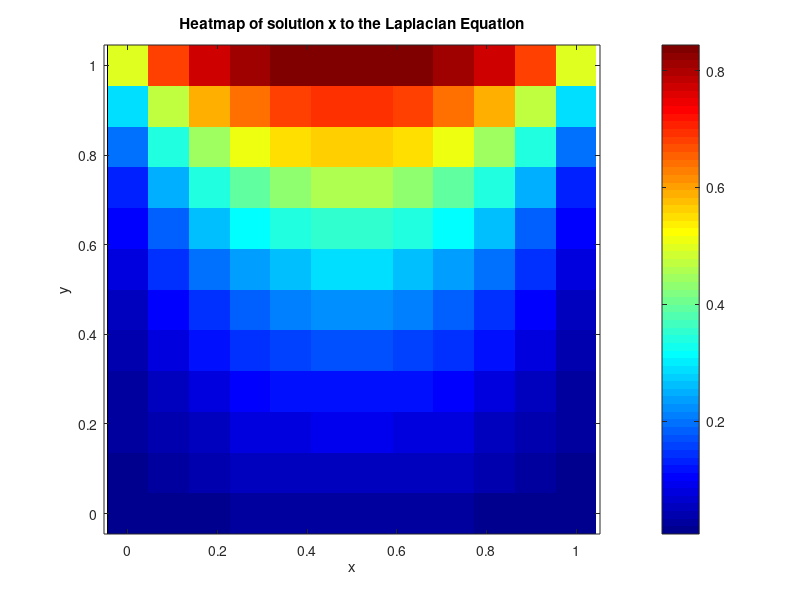

MATLAB code for this plot:
% Read flat vector from file
mat = load('x.txt');   % should have n*n entries

% Infer dimension n
n = sqrt(length(mat));
if n ~= floor(n)
    error('Length of x.txt is not a perfect square!');
end

% Reshape into n x n array (column-major by default in MATLAB)
A = reshape(mat, n, n)';

% Plot as heatmap
figure;
imagesc([0 1], [0 1], A);   % map array domain to [0,1]x[0,1]
colormap jet;               % nice color scheme
colorbar;                   % show color scale
axis equal tight;           % equal aspect ratio, remove gaps
axis xy;

xlabel('x');
ylabel('y');
title('Heatmap of solution x to the Laplacian Equation');